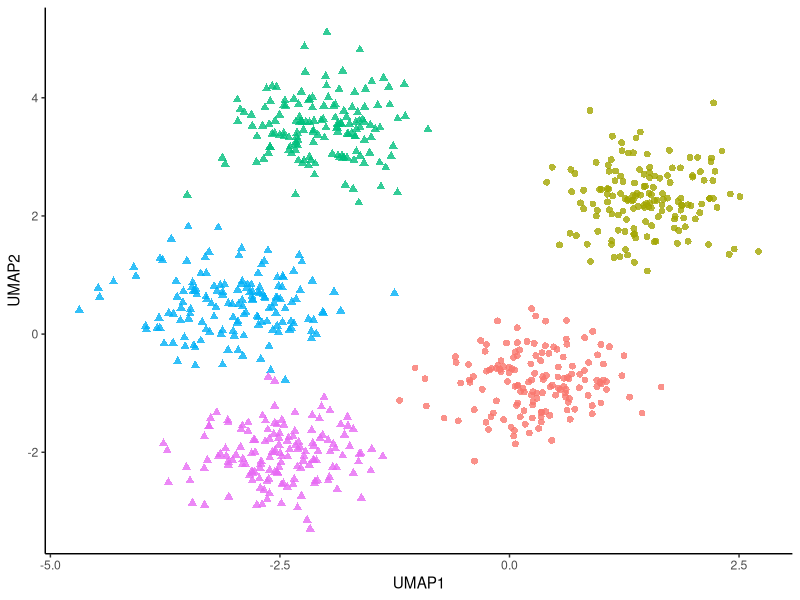
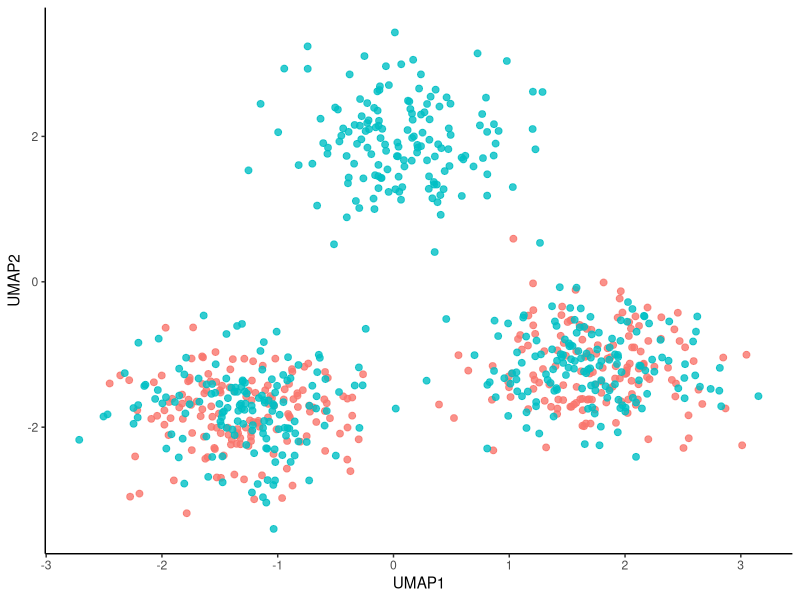

Reproduce these figures in R, in order. (Note: this script raises an error after producing the figures.)
# Load library ####
library(tidyverse)
library(pheatmap)
library(igraph)
library(circlize)
library(ComplexHeatmap)
library(ggraph)
library(ggplot2)
library(dplyr)
library(ggalluvial)

#set.seed(123)
set.seed(42)

# 1. Integration ####
## Before integration ####
### Define centers for each batch ####
batch_A_centers <- matrix(c(0.3, -0.8,
                            1.5, 2.3), 
                          ncol = 2, byrow = TRUE)
batch_B_centers <- matrix(c(-2, 3.5,
                            -3, 0.5,
                            -2.5, -2), 
                          ncol = 2, byrow = TRUE)

### Function to generate cluster data ####
generate_cluster_data <- function(centers, batch_label, start_cluster) {
  data_list <- list()
  
  for (i in seq_len(nrow(centers))) {
    x <- rnorm(150, mean = centers[i, 1], sd = 0.5)
    y <- rnorm(150, mean = centers[i, 2], sd = 0.5)
    cluster <- start_cluster + i - 1
    data_list[[i]] <- tibble(x = x, y = y, batch = batch_label, cluster = cluster)
  }
  
  bind_rows(data_list)
}

### Generate Batch A and Batch B ####
data_A <- generate_cluster_data(batch_A_centers, "A", 1)
data_B <- generate_cluster_data(batch_B_centers, "B", 3)

### Combine into one dataframe ####
umap_data <- bind_rows(data_A, data_B, )

### Preview ####
head(umap_data)


### Visualize ####
ggplot(umap_data, aes(x, y, color = factor(cluster), shape = batch)) +
  geom_point(size = 2, alpha = 0.8) +
  theme_classic() + xlab("UMAP1")+ylab("UMAP2")+ theme(legend.position = "none")

p1<- ggplot(umap_data, aes(x, y, color = batch)) +
  geom_point(size = 2, alpha = 0.8, ) +
  theme_classic() + xlab("UMAP1")+ylab("UMAP2")+ theme(legend.position = "none")

### Clean up ####
rm(batch_A_centers, batch_B_centers, data_A, data_B, generate_cluster_data, umap_data )

## After integration ####
### Define centers for each batch ####
batch_A_centers <- matrix(c(1.7, -1.2,
                            -1.3, -1.8), 
                          ncol = 2, byrow = TRUE)
batch_B_centers <- matrix(c(1.7, -1.2,
                            -1.3, -1.8,
                            0.1, 2), 
                          ncol = 2, byrow = TRUE)

### Function to generate cluster data ####
generate_cluster_data <- function(centers, batch_label, start_cluster) {
  data_list <- list()
  
  for (i in seq_len(nrow(centers))) {
    x <- rnorm(150, mean = centers[i, 1], sd = 0.5)
    y <- rnorm(150, mean = centers[i, 2], sd = 0.5)
    cluster <- start_cluster + i - 1
    data_list[[i]] <- tibble(x = x, y = y, batch = batch_label, cluster = cluster)
  }
  
  bind_rows(data_list)
}

### Generate Batch A and Batch B ####
data_A <- generate_cluster_data(batch_A_centers, "A", 1)
data_B <- generate_cluster_data(batch_B_centers, "B", 3)

### Combine into one dataframe ####
umap_data <- bind_rows(data_A, data_B)

### Preview ####
head(umap_data)

### Visualize ####
ggplot(umap_data, aes(x, y, color = batch)) +
  geom_point(size = 2, alpha = 0.8) +
  theme_classic() + xlab("UMAP1")+ylab("UMAP2")+ theme(legend.position = "none")

p2 <- ggplot(umap_data, aes(x, y, color = batch)) +
  geom_point(size = 2, alpha = 0.8) +
  theme_classic() + xlab("UMAP1")+ylab("UMAP2")+ theme(legend.position = "none")

### Clean up ####
rm(batch_A_centers, batch_B_centers, data_A, data_B, generate_cluster_data, umap_data )

## Combine before and after figures  ####
p1|p2

# 2. Integration eval ####
## Generate a dataframe ####
inte_eval <- data.frame("Methods" = c("Method 1", "Method 2", "Method 3", "Method 4", "Method 5"),
                        "Batch_Mixing" = 5:1,
                        "Cell_Type_Separation" = c(2,3,5,4,1 ))
## Convert to long format for ggplot ####
inte_eval_long <- inte_eval %>%
  pivot_longer(cols = c(Batch_Mixing, Cell_Type_Separation),
               names_to = "Metric",
               values_to = "Score")

## Visualize ####
ggplot(inte_eval_long, aes(x = Methods, y = Score, fill = Metric)) +
  geom_bar(stat = "identity", position = position_dodge()) +
  theme_classic(base_size = 14) +
  theme(axis.title.x = element_blank(),
        axis.text.x = element_text(angle = 45, hjust = 1),
        legend.title = element_blank(),
        legend.position = "bottom") +
  labs(y = "Score") +
  scale_fill_brewer(palette = "Set2")

## Clean up ####
rm(inte_eval, inte_eval_long)

# 3. Bubble plot ####
## Simulate expression data ####
genes <- paste0("Gene", 1:5)
cell_types <- c("Cell Type 1", "Cell Type 2", "Cell Type 3", "Cell Type 4")

expr_data <- expand.grid(Gene = genes, CellType = cell_types) %>%
  mutate(Expression = runif(n(), 0, 10),
         PctExpr = runif(n(), 0.1, 1))

## Visualize ####
ggplot(expr_data, aes(x = CellType, y = Gene, size = PctExpr, color = Expression)) +
  geom_point(alpha = 0.8) +
  scale_color_viridis_c(option = "plasma") +
  scale_size(range = c(3, 10)) +
  theme_classic(base_size = 14) +
  labs(x = "Cell Type", y = "Gene") +
  theme(axis.text.x = element_text(angle = 45, hjust = 1),
        legend.position = "none")

## Clean up ####
rm(genes, expr_data)

# 4. Violin plot ####
## Simulate single-cell expression values ####
violin_data <- data.frame(
  CellType = rep(cell_types, each = 100),
  Expression = c(
    rnorm(100, 5, 1),
    rnorm(100, 6, 1.5),
    rnorm(100, 3, 0.8),
    rnorm(100, 7, 1)
  )
)

## Visualize ####
ggplot(violin_data, aes(x = CellType, y = Expression, fill = CellType)) +
  geom_violin(trim = FALSE) +
  geom_boxplot(width = 0.1, color = "black", alpha = 0.7) +
  theme_classic(base_size = 14) +
  theme(axis.title.x = element_blank(),
        legend.position = "none",
        axis.text.x = element_text(angle = 45, hjust = 1)) +
  labs(y = "Expression Level")

## Clean up ####
rm(violin_data)

# 5. Heatmap ####
## Create a matrix ####
heatmap_matrix <- expr_data %>%
  select(Gene, CellType, Expression) %>%
  pivot_wider(names_from = CellType, values_from = Expression) %>%
  column_to_rownames("Gene") %>%
  as.matrix()

## Visualize ####
pheatmap(heatmap_matrix,
         color = colorRampPalette(c("navy", "white", "firebrick3"))(50),
         cluster_rows = TRUE, cluster_cols = TRUE)

## Clean up ####
rm(heatmap_matrix)

# 6. Enrichment bar graph ####
## Enrichment data ####
enrich_df <- data.frame(
  Term = c(
    "Pathway1", "Pathway2", "Pathway3", "Pathway4", 
    "Pathway5", "Pathway6", "Pathway7", "Pathway8"
  ),
  pvalue = runif(8, 1e-6, 0.05),
  GeneRatio = runif(8, 0.1, 0.6)
)

# Add -log10(pvalue)
enrich_df <- enrich_df %>%
  mutate(logP = -log10(pvalue)) %>%
  arrange(logP)  # sort for plotting

## Visualize ####
ggplot(enrich_df, aes(x = logP, y = reorder(Term, logP), fill = GeneRatio)) +
  geom_bar(stat = "identity") +
  scale_fill_viridis_c(option = "plasma") +
  labs(
    x = expression(-log[10](pvalue)),
    y = NULL,
    fill = "Gene Ratio",
    title = "Enrichment Analysis"
  ) +
  theme_classic(base_size = 14) 

## Clean up ####
rm(enrich_df)

# 7. Cell-cell communication ####
## Simulate cell types ####
cell_types <- c("Cell Type 1", "Cell Type 2", "Cell Type 3", "Cell Type 4", "Cell Type 5")

## Simulate interaction strengths ####
interaction_matrix <- matrix(runif(25, 0, 1), nrow = 5)
rownames(interaction_matrix) <- cell_types
colnames(interaction_matrix) <- cell_types

interaction_df <- as.data.frame(as.table(interaction_matrix))
colnames(interaction_df) <- c("Sender", "Receiver", "Strength")
#devtools::install_github("thomasp85/ggraph")

## Visualize (Circle) ####
g <- graph_from_data_frame(interaction_df, directed = TRUE)

ggraph(g, layout = "circle") +
  geom_edge_link(aes(width = Strength, color = Strength), alpha = 0.8) +
  geom_node_point(size = 10, color = "grey90") +
  geom_node_text(aes(label = name), size = 4) +
  scale_edge_colour_gradient(low = "skyblue", high = "firebrick3") +
  theme_void() 

## Visualize (Heatmap) ####
Heatmap(
  interaction_matrix,
  name = "Interaction Strength",
  col = colorRampPalette(c("white", "pink", "firebrick3"))(50),
  cluster_rows = FALSE,
  cluster_columns = FALSE,
  column_title = "Receiver Cell Type",
  row_title = "Sender Cell Type"
)

# Prepare data
interaction_df$Sender <- factor(interaction_df$Sender, levels = cell_types)
interaction_df$Receiver <- factor(interaction_df$Receiver, levels = cell_types)

## Visualize (Chord) ####
circos.clear()
chordDiagram(
  x = interaction_df,
  grid.col = setNames(c("#E74C3C", "#3498DB", "#2ECC71", "#F1C40F", "#9B59B6"), cell_types),
  transparency = 0.4
)

## Clean up ####
rm(g, interaction_df, interaction_matrix, cell_types)

## Alluvial plots ####
set.seed(123)

### Simulate Cell group -> Pattern ####
left_data <- data.frame(
  cell_group = rep(c("C1", "C2", "C3", "C4", "C5"), each = 3),
  pattern = rep(c("P1", "P2", "P3"), times = 5),
  strength = runif(15, 1, 10)
)

left_data$strength <- left_data$strength / sum(left_data$strength)

### Simulate Pattern -> Pathway ####
right_data <- data.frame(
  pattern = rep(c("P1", "P2", "P3"), each = 8),
  pathway = rep(paste0("Pathway", 1:8), times = 3),
  strength = runif(24, 1, 10)
)

right_data$strength <- right_data$strength / sum(right_data$strength)

### Common color palette for patterns ####
pattern_colors <- c("P1" = "#66c2a5", "P2" = "#fc8d62", "P3" = "#8da0cb")

### Visualize (left) ####
p1 <- ggplot(left_data,
             aes(axis1 = cell_group, axis2 = pattern, y = strength)) +
  geom_alluvium(aes(fill = pattern), width = 1/12, alpha = 0.8) +
  geom_stratum(width = 1/12, fill = "grey90", color = "grey40") +
  geom_text(stat = "stratum", aes(label = after_stat(stratum)), size = 3) +
  scale_fill_manual(values = pattern_colors) +
  theme_minimal(base_size = 14) +
  theme(
    axis.title = element_blank(),
    axis.text.y = element_blank(),
    panel.grid = element_blank(),
    legend.position = "none"   # 🔥 removes legend
  ) +
  scale_x_discrete(limits = c("Cell Group", "Pattern"), expand = c(.05, .05))

### Visualize (right) ####
p2 <- ggplot(right_data,
             aes(axis1 = pattern, axis2 = pathway, y = strength)) +
  geom_alluvium(aes(fill = pattern), width = 1/12, alpha = 0.8) +
  geom_stratum(width = 1/12, fill = "grey90", color = "grey40") +
  geom_text(stat = "stratum", aes(label = after_stat(stratum)), size = 3) +
  scale_fill_manual(values = pattern_colors) +
  theme_minimal(base_size = 14) +
  theme(
    axis.title = element_blank(),
    axis.text.y = element_blank(),
    panel.grid = element_blank(),
    legend.position = "none"   # 🔥 removes legend
  ) +
  scale_x_discrete(limits = c("Pattern", "Pathway"), expand = c(.05, .05))

### Combine side-by-side ####
p1 + p2

### Clean up####
rm(left_data, right_data, pattern_colors, p1, p2)
